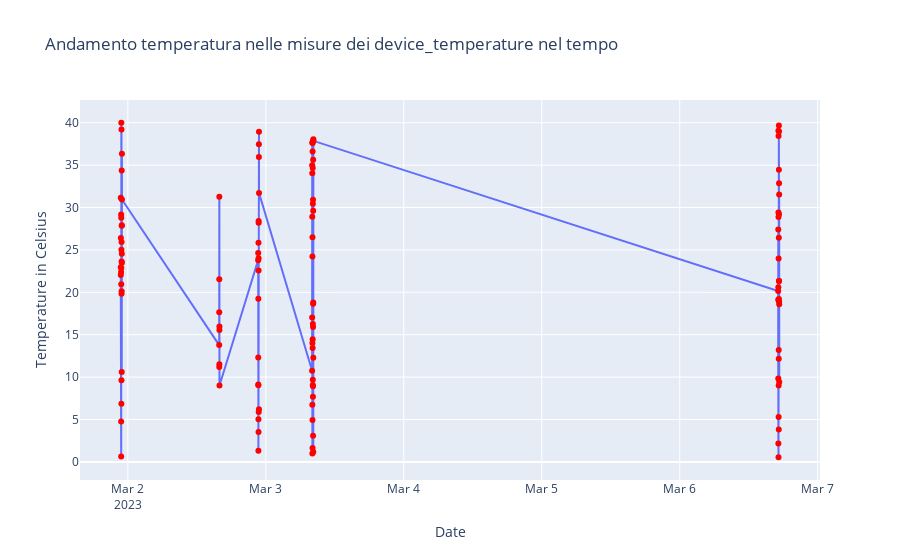

This figure's notebook cell:
### Markdown cell above
# Grafico Temperature registrate nel Tempo nei dispositivi Presence

### Code cell
import plotly.express as px
import plotly.graph_objects as go
from datetime import datetime
df1=df.loc[df['type']=='presence']
df1=df1.loc[df1['k']=='device_temperature']
df1['tz'] = pd.to_datetime(df1['tz'])
fig = px.line(df1, x="tz", y="v")
fig2 = px.scatter(df1, x="tz", y="v", color_discrete_sequence=['red'])
fig3 = go.Figure(data=fig.data + fig2.data)
fig3.update_layout(xaxis_title="Date", 
                   yaxis_title="Temperature in Celsius",
                   title='Andamento temperatura nelle misure dei device_temperature nel tempo'
                  )
fig3.show()
